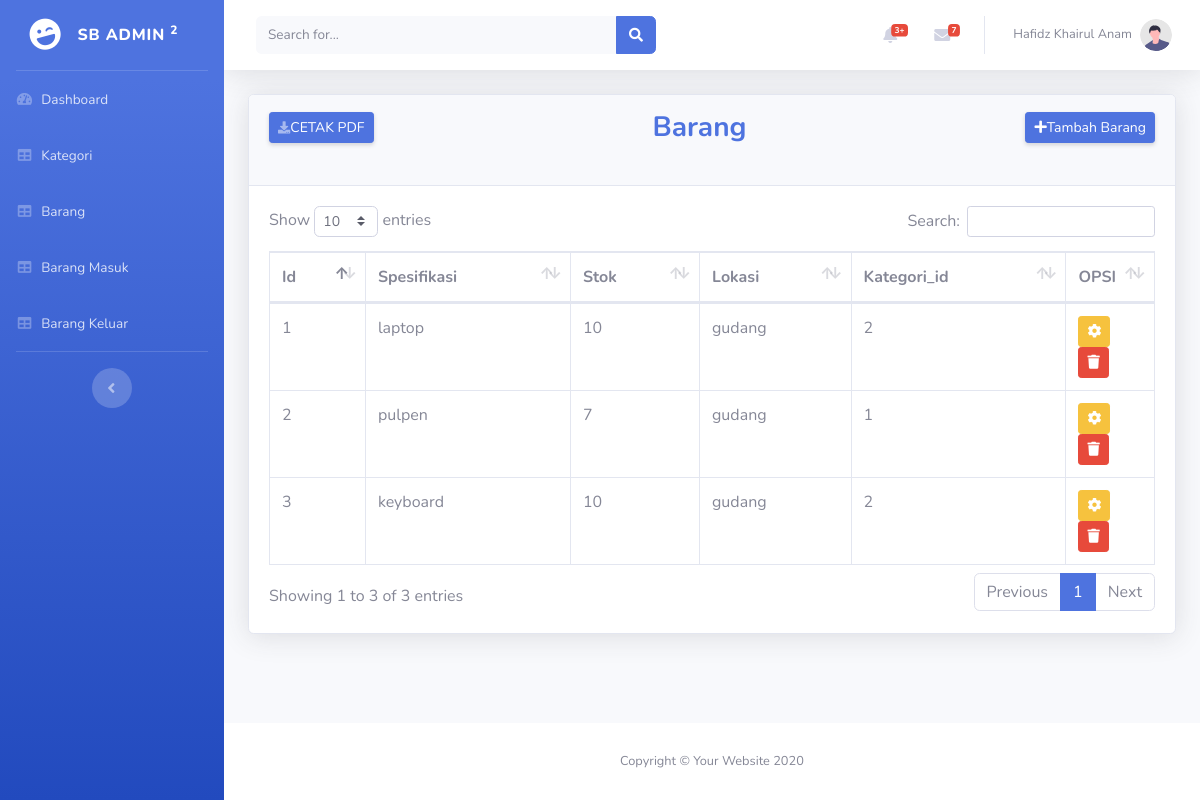
Screenshot of /barang.php with the database file from the repository.
### tables this page shows
CREATE TABLE IF NOT EXISTS `barang` (
  `id` int(11) NOT NULL AUTO_INCREMENT,
  `spesifikasi` varchar(255) DEFAULT NULL,
  `stok` int(11) NOT NULL,
  `lokasi` varchar(255) DEFAULT NULL,
  `kategori_id` int(11) DEFAULT NULL,
  PRIMARY KEY (`id`),
  KEY `barang_ibfk_1` (`kategori_id`),
  CONSTRAINT `barang_ibfk_1` FOREIGN KEY (`kategori_id`) REFERENCES `kategori` (`id`) ON DELETE CASCADE ON UPDATE CASCADE
);

### barang.php (the view)
<?php include 'header.php'; ?>
<div class="container-fluid">
<div class="card shadow mb-4">
    <div class="card-header py-3">
    <div class="d-sm-flex align-items-center justify-content-between mb-4">
              <a href="barang_pdf.php" class="d-none d-sm-inline-block btn btn-sm btn-primary shadow-sm"><i
                                class="fas fa-download fa-sm text-white-50"></i>CETAK PDF</a>
                                <h6 class="h3 mb-0 font-weight-bold text-primary">Barang</h6>
              <a href="barang_tambah.php" class="d-none d-sm-inline-block btn btn-sm btn-primary shadow-sm"><i class="fa fa-plus"></i>Tambah Barang</a>
        </div>
    </div>
    <div class="card-body">
        <div class="table-responsive">
            <table class="table table-bordered" id="dataTable" width="100%" cellspacing="0">
                <thead>
                    <tr>
                        <th>Id</th>
                        <th>Spesifikasi</th>
                        <th>Stok</th>
                        <th>Lokasi</th>
                        <th>Kategori_id</th>
                        <th width="10%">OPSI</th>
                    </tr>
                </thead>
                <tbody>
                <?php
                  include 'db_connect.php';
                  $no=1;
                  $data = mysqli_query($myConn,"SELECT * FROM barang");
                  while($d = mysqli_fetch_array($data)){
                    ?>
                    <tr>
                      <td><?php echo $no++; ?></td>
                      <td><?php echo $d['spesifikasi']; ?></td>
                      <td><?php echo $d['stok']; ?></td>
                      <td><?php echo $d['lokasi']; ?></td>
                      <td><?php echo $d['kategori_id']; ?></td>
                      <td>
                        <a class="btn btn-warning btn-sm" href="barang_edit.php?id=<?php echo $d['id'] ?>"><i class="fa fa-cog"></i></a>
                        <a class="btn btn-danger btn-sm" href="barang_hapus_konf.php?id=<?php echo $d['id'] ?>"><i class="fa fa-trash"></i></a>
                      </td>
                    </tr>
                    <?php
                  }
                  ?>
                </tbody>
            </table>
        </div>
    </div>
</div>
</div>
</div>
<?php include 'footer.php'; ?>

### rows the page displays
barang: spesifikasi "laptop", stok "10", lokasi "gudang", kategori "2"
barang: spesifikasi "pulpen", stok "7", lokasi "gudang", kategori "1"
barang: spesifikasi "keyboard", stok "10", lokasi "gudang", kategori "2"
